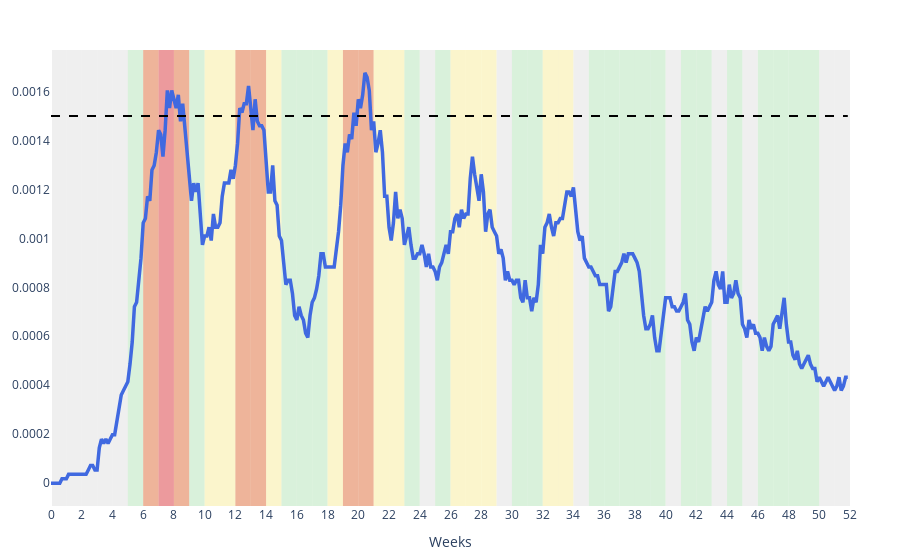
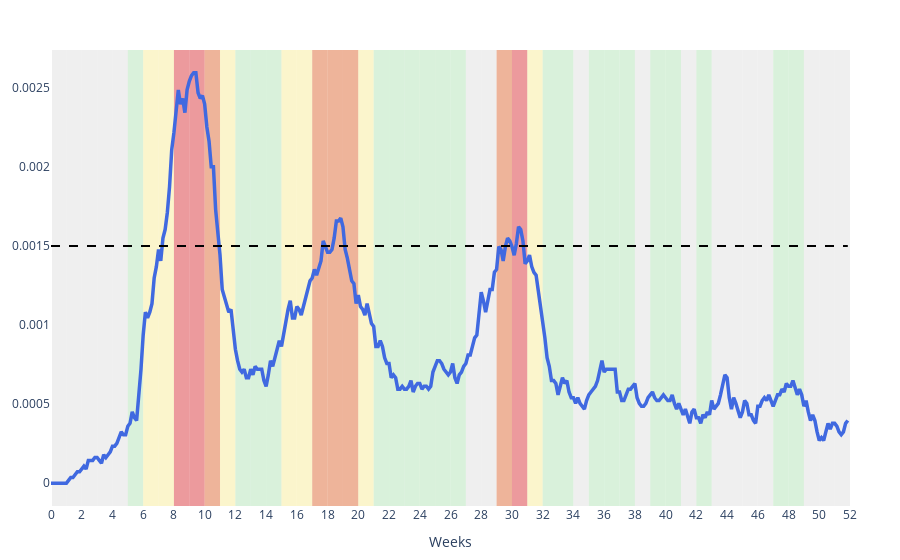
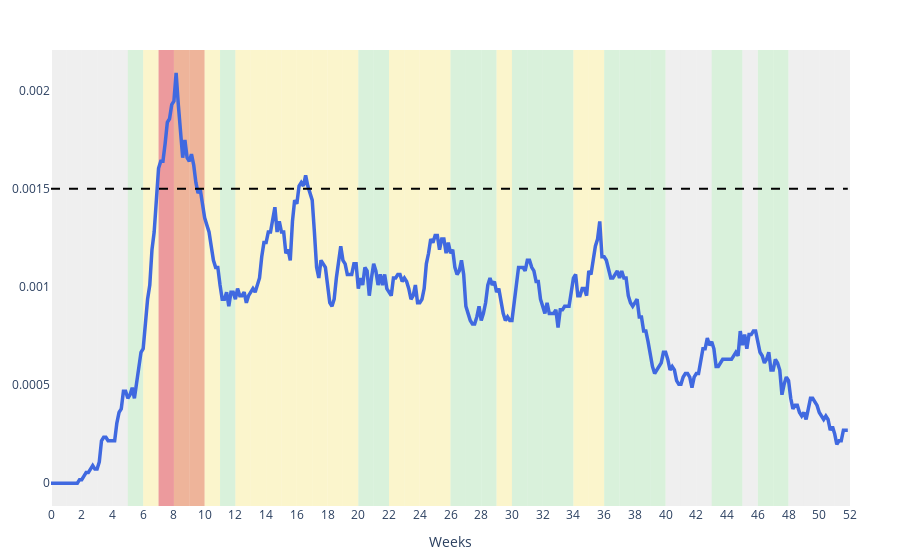
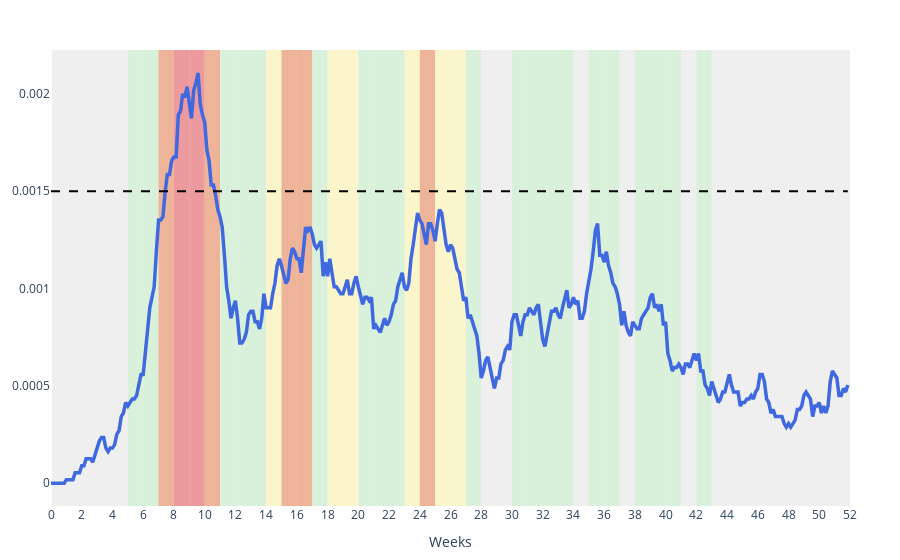

Source (notebook cell) for these figures, in order:
### Code cell
from glob import glob
import pickle as pkl
import pandas as pd

H = 2
N = 48
D = 364

files = glob(f'../../data/MCTS_Results/pickles/looser_cost_H{H}_N{N}_D{D}_bfFalse*.pkl')
results = []
act_list = []
print(len(files))
for file in files:
    with open(file, 'rb') as f:
        data, actions, tree = pkl.load(f)
    
    data = plot_hospitalized(data, actions, 7, 
                             file.replace('.pkl', '').replace('pickles', 'plots'), make_df=False)
    #data = pd.DataFrame([pd.Series(d).value_counts() for d in data])
    #data.fillna(0, inplace=True)
    results.append(data)
    act_list.append(actions)
